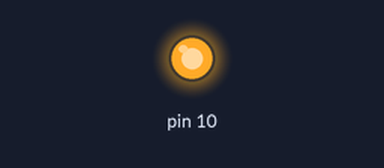
Simulated run of this sketch. Board: Arduino Uno, built with avr-gcc and run on an emulated ATmega328P. Parts: output pins drawn as LEDs (lit = HIGH). What the sketch prints to the serial monitor is not drawn.

Above: at 0.1 s.
Timing chart, 0 to 1.6 s (numbered marks = the images above):
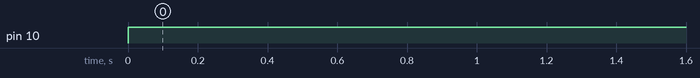

Measured:
- by itself, pin 10: LOW → HIGH at 0.00 s

The sketch:

lab1-1_m.ino
```cpp
// 利用SPI進行2個Arduino板子之間通訊，傳送字串"Hello, world!"。
#include <SPI.h>

void setup() {
    digitalWrite(SS, HIGH);
    Serial.begin(9600);
    SPI.begin();
    SPI.setClockDivider(SPI_CLOCK_DIV8);  //set clock
}

void loop() {
    char c;
    digitalWrite(SS, LOW);  //enable SPI

    for (const char* p = "Hello, world!\r"; c = *p; p++) {
        SPI.transfer(c);
        Serial.println(c);
        //delay(500);
    }

    digitalWrite(SS, HIGH);  //disable SPI
    delay(5000);
}
```
